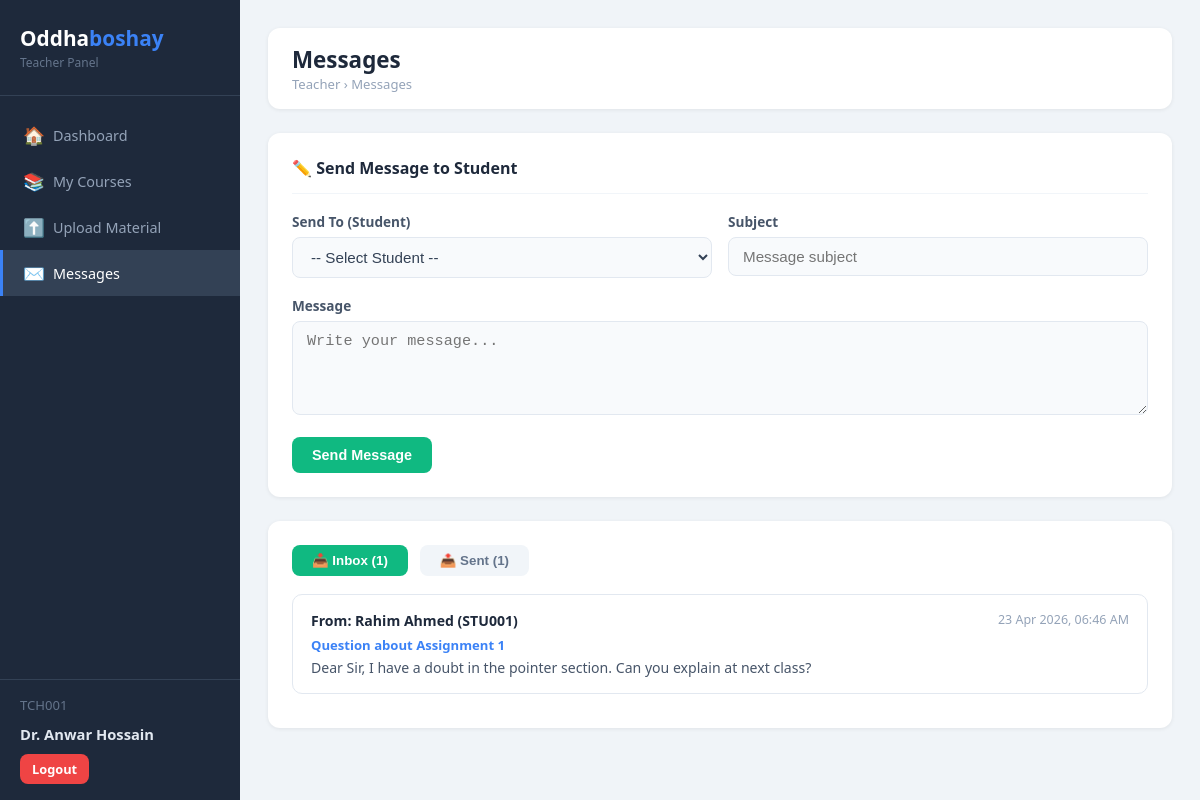
The app's page /teacher/messages.php (signed in) with its own data.
### tables this page shows
CREATE TABLE IF NOT EXISTS messages (
    id            INT AUTO_INCREMENT PRIMARY KEY,
    sender_type   ENUM('student','teacher') NOT NULL,
    sender_id     INT NOT NULL,
    receiver_type ENUM('student','teacher') NOT NULL,
    receiver_id   INT NOT NULL,
    subject       VARCHAR(200),
    message       TEXT NOT NULL,
    is_read       TINYINT(1) DEFAULT 0,
    created_at    TIMESTAMP DEFAULT CURRENT_TIMESTAMP
);

CREATE TABLE IF NOT EXISTS students (
    id          INT AUTO_INCREMENT PRIMARY KEY,
    student_id  VARCHAR(20)  NOT NULL UNIQUE,        
    name        VARCHAR(100) NOT NULL,
    email       VARCHAR(100) NOT NULL UNIQUE,
    password    VARCHAR(255) NOT NULL,               
    phone       VARCHAR(20),
    department  VARCHAR(100),
    created_at  TIMESTAMP DEFAULT CURRENT_TIMESTAMP
);

### teacher/messages.php (the view, shortened to what this page needs)
<?php
require_once '../config/db.php';
$tid = $_SESSION['teacher_id'];
$conn->query("UPDATE messages SET is_read=1 WHERE receiver_type='teacher' AND receiver_id=$tid AND is_read=0");
$inbox = $conn->query("
    SELECT m.*, s.name AS sender_name, s.student_id AS sender_sid
    FROM   messages m
    JOIN   students s ON m.sender_id = s.id
    WHERE  m.receiver_type='teacher' AND m.receiver_id=$tid
    ORDER  BY m.created_at DESC
");
$sent = $conn->query("
    SELECT m.*, s.name AS receiver_name
    FROM   messages m
    JOIN   students s ON m.receiver_id = s.id
    WHERE  m.sender_type='teacher' AND m.sender_id=$tid
    ORDER  BY m.created_at DESC
");
?>
<!DOCTYPE html>
<html lang="en">
<head>
    <link rel="stylesheet" href="../assets/css/style.css">
</head>
<body>
<div class="layout">
    <aside class="sidebar">
        <div class="sidebar-brand"><h2>Oddha<span>boshay</span></h2><p>Teacher Panel</p></div>
        <nav class="sidebar-nav">
            <a href="dashboard.php">    <span class="icon">🏠</span> Dashboard</a>
            <a href="my_courses.php">   <span class="icon">📚</span> My Courses</a>
            <a href="upload_material.php"><span class="icon">⬆️</span> Upload Material</a>
            <a href="messages.php" class="active"><span class="icon">✉️</span> Messages</a>
        </nav>
        <div class="sidebar-footer">
            <div class="user-info"><?= htmlspecialchars($_SESSION['teacher_tid']) ?></div>
            <div class="user-name"><?= htmlspecialchars($_SESSION['teacher_name']) ?></div>
            <a href="logout.php" class="btn btn-danger btn-sm" style="margin-top:10px;">Logout</a>
        </div>
    </aside>
    <main class="main-content">
        <div class="top-header">
            <div><h1>Messages</h1><div class="breadcrumb">Teacher &rsaquo; Messages</div></div>
        </div>
        <div class="card">
            <div class="card-header"><h3>✏️ Send Message to Student</h3></div>
            <form method="POST">
                <div class="form-row">
                    <div class="form-group">
                        <label>Send To (Student)</label>
                        <select name="student_id" required>
                            <option value="">-- Select Student --</option>
                        </select>
                    </div>
                    <div class="form-group">
                        <label>Subject</label>
                        <input type="text" name="subject" placeholder="Message subject" required>
                    </div>
                </div>
                <div class="form-group">
                    <label>Message</label>
                    <textarea name="message" rows="4" placeholder="Write your message..." required></textarea>
                </div>
                <button type="submit" name="send_msg" class="btn btn-success">Send Message</button>
            </form>
        </div>
        <div class="card">
            <div style="margin-bottom:18px;">
                <button class="tab-btn active" onclick="showTab('tab-inbox')">📥 Inbox (<?= $inbox->num_rows ?>)</button>
                <button class="tab-btn" onclick="showTab('tab-sent')">📤 Sent (<?= $sent->num_rows ?>)</button>
            </div>
            <div id="tab-inbox" class="tab-content show">
                <?php if ($inbox->num_rows === 0): ?>
                    <div class="empty-state"><span class="empty-icon">📭</span><p>No messages received.</p></div>
                <?php else: ?>
                    <?php while ($m = $inbox->fetch_assoc()): ?>
                    <div class="message-item">
                        <div class="msg-header">
                            <span class="msg-from">From: <?= htmlspecialchars($m['sender_name']) ?> (<?= htmlspecialchars($m['sender_sid']) ?>)</span>
                            <span class="msg-time"><?= date('d M Y, h:i A', strtotime($m['created_at'])) ?></span>
                        </div>
                        <div class="msg-subject"><?= htmlspecialchars($m['subject']) ?></div>
                        <div class="msg-body"><?= htmlspecialchars($m['message']) ?></div>
                    </div>
                    <?php endwhile; ?>
                <?php endif; ?>
            </div>
        </div>
    </main>
</div>
</body>
</html>

### assets/css/style.css (style rules this page uses)
* { margin: 0; padding: 0; box-sizing: border-box; }
body { font-family: 'Segoe UI', Tahoma, Geneva, Verdana, sans-serif; background: #f0f4f8; color: #334155; font-size: 15px; }
a { text-decoration: none; color: inherit; }
.form-group { margin-bottom: 18px; }
.form-group label { display: block; font-size: 0.85rem; font-weight: 600; color: #475569; margin-bottom: 6px; }
.form-group input, .form-group select, .form-group textarea { width: 100%; padding: 10px 14px; border: 1.5px solid #e2e8f0; border-radius: 8px; font-size: 0.95rem; color: #334155; transition: border-color 0.2s; background: #f8fafc; }
.form-group textarea { resize: vertical; min-height: 90px; }
.btn { display: inline-block; padding: 10px 20px; border: none; border-radius: 8px; font-size: 0.9rem; font-weight: 600; cursor: pointer; transition: opacity 0.2s, transform 0.1s; text-align: center; }
.btn-success { background: #10b981; color: #fff; }
.btn-danger { background: #ef4444; color: #fff; }
.btn-sm { padding: 6px 12px; font-size: 0.8rem; }
.layout { display: flex; min-height: 100vh; }
.sidebar { width: 240px; background: #1e293b; color: #e2e8f0; display: flex; flex-direction: column; flex-shrink: 0; position: fixed; top: 0; left: 0; height: 100vh; overflow-y: auto; z-index: 100; }
.sidebar-brand { padding: 24px 20px; border-bottom: 1px solid #334155; }
.sidebar-brand h2 { font-size: 1.3rem; font-weight: 700; color: #fff; }
.sidebar-brand h2 span { color: #3b82f6; }
.sidebar-brand p { font-size: 0.75rem; color: #64748b; margin-top: 2px; }
.sidebar-nav { padding: 16px 0; flex: 1; }
.sidebar-nav a { display: flex; align-items: center; gap: 10px; padding: 11px 20px; color: #94a3b8; font-size: 0.9rem; font-weight: 500; transition: all 0.15s; border-left: 3px solid transparent; }
.sidebar-nav a.active { color: #fff; background: #334155; border-left-color: #3b82f6; }
.sidebar-nav .icon { font-size: 1.1rem; width: 20px; text-align: center; }
.sidebar-footer { padding: 16px 20px; border-top: 1px solid #334155; }
.sidebar-footer .user-info { font-size: 0.82rem; color: #64748b; margin-bottom: 10px; }
.sidebar-footer .user-name { font-size: 0.92rem; color: #e2e8f0; font-weight: 600; }
.main-content { flex: 1; margin-left: 240px; padding: 28px; min-height: 100vh; background: #f0f4f8; }
.top-header { background: #fff; border-radius: 12px; padding: 16px 24px; display: flex; align-items: center; justify-content: space-between; margin-bottom: 24px; box-shadow: 0 1px 4px rgba(0,0,0,0.07); }
.top-header h1 { font-size: 1.4rem; font-weight: 700; color: #1e293b; }
.top-header .breadcrumb { font-size: 0.82rem; color: #94a3b8; }
.card { background: #fff; border-radius: 12px; padding: 24px; box-shadow: 0 1px 4px rgba(0,0,0,0.07); margin-bottom: 24px; }
.card-header { display: flex; align-items: center; justify-content: space-between; margin-bottom: 18px; padding-bottom: 14px; border-bottom: 1px solid #f1f5f9; }
.card-header h3 { font-size: 1rem; font-weight: 700; color: #1e293b; }
.message-item { border: 1.5px solid #e2e8f0; border-radius: 10px; padding: 16px 18px; margin-bottom: 10px; background: #fff; }
.message-item .msg-header { display: flex; justify-content: space-between; margin-bottom: 6px; }
.message-item .msg-from { font-weight: 600; color: #1e293b; font-size: 0.88rem; }
.message-item .msg-time { font-size: 0.78rem; color: #94a3b8; }
.message-item .msg-subject { font-size: 0.82rem; font-weight: 600; color: #3b82f6; margin-bottom: 4px; }
.message-item .msg-body { font-size: 0.88rem; color: #475569; }
.form-row { display: grid; grid-template-columns: 1fr 1fr; gap: 16px; }

### teacher/messages.php (style rules this page uses)
.tab-btn { padding:8px 20px; border:none; background:#f1f5f9; border-radius:8px; cursor:pointer; font-weight:600; color:#64748b; margin-right:8px; }
.tab-btn.active { background:#10b981; color:#fff; }
.tab-content { display:none; }
.tab-content.show { display:block; }

### records on screen
messages: students.name "Rahim Ahmed", students.student_id "STU001", created_at "23 Apr 2026, 06:46 AM", subject "Question about Assignment 1", message "Dear Sir, I have a doubt in the pointer section. Can you explain at next class?"

### other values on screen
$_SESSION['teacher_tid'] "TCH001"
$_SESSION['teacher_name'] "Dr. Anwar Hossain"
$inbox->num_rows "1"
$sent->num_rows "1"
